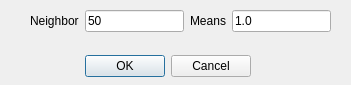
<?xml version="1.0" encoding="UTF-8"?>
<ui version="4.0">
 <class>Dialog</class>
 <widget class="QDialog" name="Dialog">
  <property name="geometry">
   <rect>
    <x>0</x>
    <y>0</y>
    <width>351</width>
    <height>85</height>
   </rect>
  </property>
  <property name="windowTitle">
   <string>Dialog</string>
  </property>
  <widget class="QDialogButtonBox" name="buttonBox">
   <property name="geometry">
    <rect>
     <x>80</x>
     <y>50</y>
     <width>171</width>
     <height>32</height>
    </rect>
   </property>
   <property name="orientation">
    <enum>Qt::Horizontal</enum>
   </property>
   <property name="standardButtons">
    <set>QDialogButtonBox::Cancel|QDialogButtonBox::Ok</set>
   </property>
  </widget>
  <widget class="QWidget" name="layoutWidget">
   <property name="geometry">
    <rect>
     <x>30</x>
     <y>10</y>
     <width>301</width>
     <height>22</height>
    </rect>
   </property>
   <layout class="QHBoxLayout" name="horizontalLayout">
    <item>
     <widget class="QLabel" name="label">
      <property name="text">
       <string>Neighbor</string>
      </property>
     </widget>
    </item>
    <item>
     <widget class="QLineEdit" name="neighbor">
      <property name="text">
       <string>50</string>
      </property>
     </widget>
    </item>
    <item>
     <widget class="QLabel" name="label_2">
      <property name="text">
       <string>Means</string>
      </property>
     </widget>
    </item>
    <item>
     <widget class="QLineEdit" name="stddev">
      <property name="text">
       <string>1.0</string>
      </property>
     </widget>
    </item>
   </layout>
  </widget>
 </widget>
 <resources/>
 <connections>
  <connection>
   <sender>buttonBox</sender>
   <signal>accepted()</signal>
   <receiver>Dialog</receiver>
   <slot>accept()</slot>
   <hints>
    <hint type="sourcelabel">
     <x>248</x>
     <y>254</y>
    </hint>
    <hint type="destinationlabel">
     <x>157</x>
     <y>274</y>
    </hint>
   </hints>
  </connection>
  <connection>
   <sender>buttonBox</sender>
   <signal>rejected()</signal>
   <receiver>Dialog</receiver>
   <slot>reject()</slot>
   <hints>
    <hint type="sourcelabel">
     <x>316</x>
     <y>260</y>
    </hint>
    <hint type="destinationlabel">
     <x>286</x>
     <y>274</y>
    </hint>
   </hints>
  </connection>
 </connections>
</ui>
